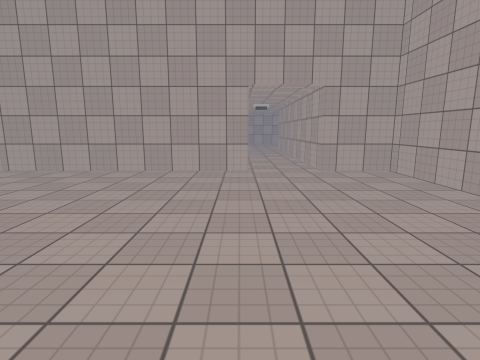
[1] (above)

13 first-person views from a walk through a scene from a Unity 3-D project. The camera is 1.5 m above the floor, tilts 10° down and sees 80° across. The floor is counted in squares, 1 m on a side. Each view is taken from the middle of a square. On the plan, view 1 faces up. The plan holds only what a view shows up to about 14 squares ahead; the rest is blank. The player is left out. Surface patterns are stand-ins for the level's own textures.

[2]
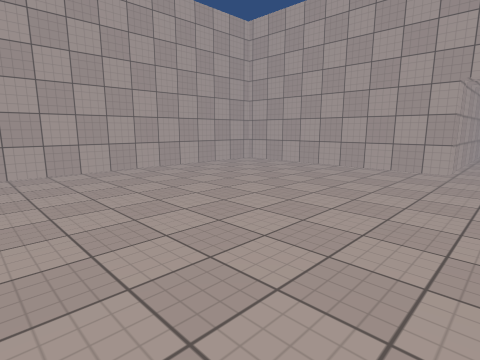

[3]
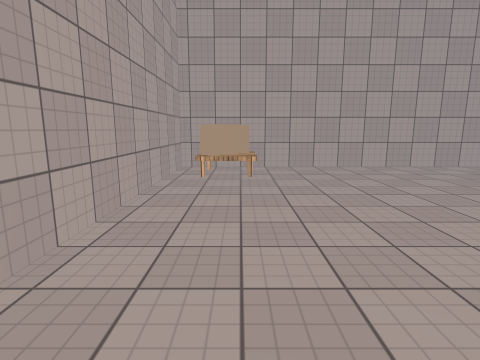

[4]
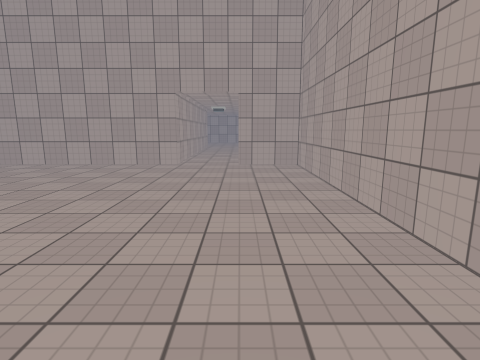

[5]
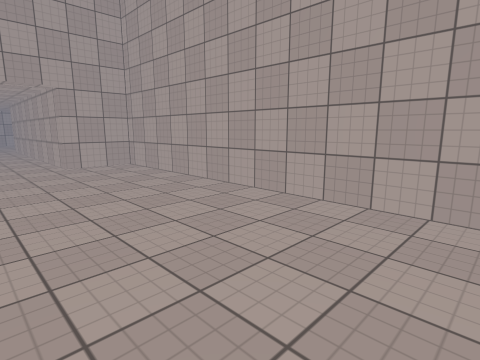

[6]
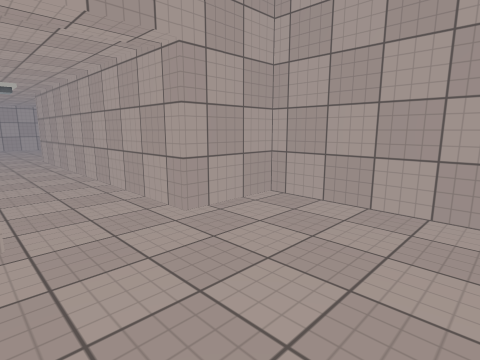

[7]
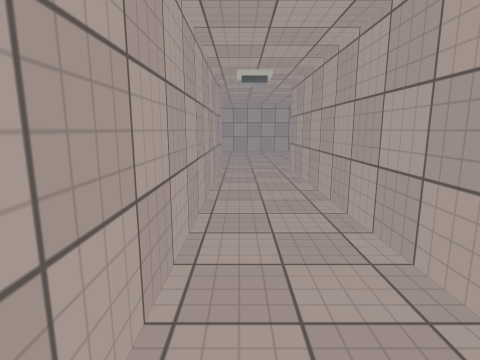

[8]
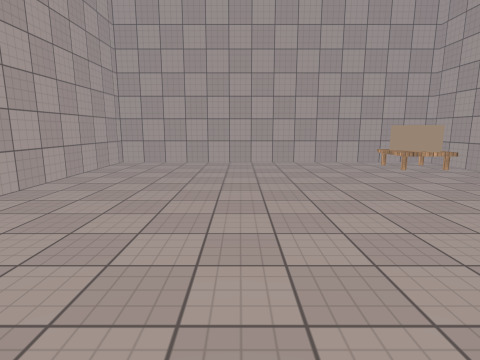

[9]
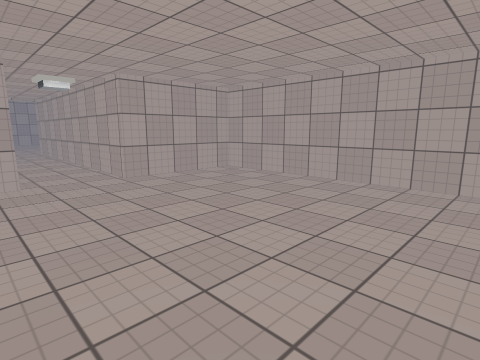

[10]
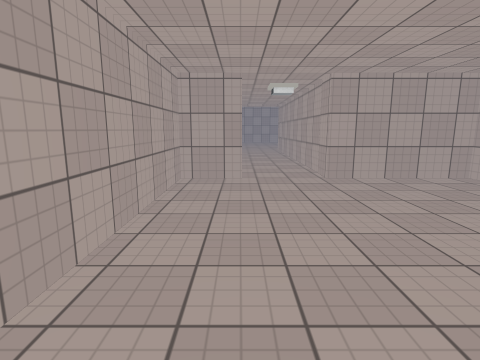

[11]
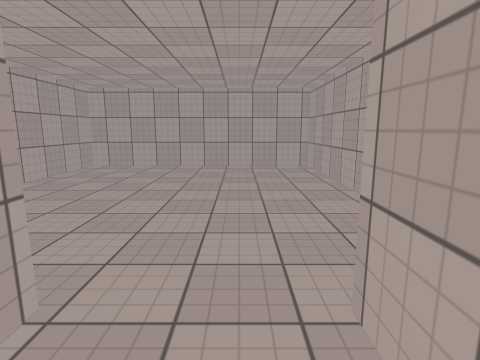

[12]
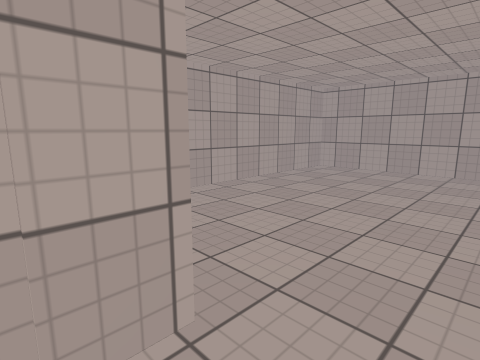

[13]
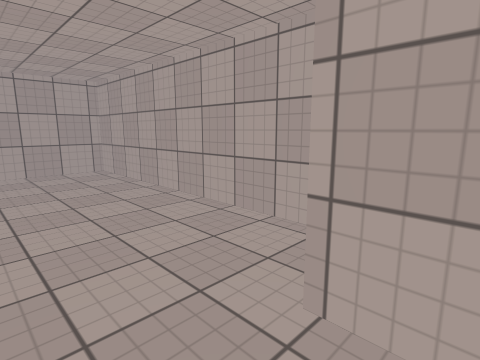

### Floor plan
Ten units are one square. View 1 is at (0, 0); x grows to the right and y downward. Boxes are objects, and circles mark ways between rooms. Rooms are numbered by the first view taken in them; rooms with no view inside come last. Other rooms are left out.
<svg viewBox="-92 -325 152 364">
<path fill="none" stroke="#000" d="M-79 11 -75 8 -63 20M-79 34 55 34 55 -104 29 -104 29 -222M3 -222 3 -104 -87 -104 -87 30M29 -222 48 -222 48 -320 -41 -320 -41 -222 3 -222"/>
<rect x="-65" y="5" width="10" height="10" fill="#bbb"><title>other object</title></rect>
<circle cx="15" cy="-225" r="3" fill="#2a7"/>
<text x="-10" y="-60">1</text>
<text x="0" y="-270">2</text>
</svg>
Room 1 opens to room 2.

Where each view was taken, in squares from view 1:
view 1: 0 up, 0 right, facing up
view 2: 1 down, 2 right, facing up-left
view 3: 1 down, 3 right, facing left
view 4: 2 down, 3 right, facing up
view 5: 2 down, 0 right, facing up-right
view 6: 6 up, 0 right, facing up-right
view 7: 11 up, 1 right, facing up
view 8: 10 up, 0 right, facing down
view 9: 31 up, 4 right, facing down-left
view 10: 31 up, 3 right, facing down
view 11: 20 up, 2 right, facing up
view 12: 21 up, 2 right, facing up-left
view 13: 21 up, 1 right, facing up-right
